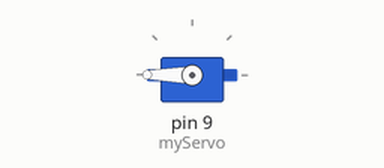
Recording of a sketch running on a simulated Arduino Uno, built with avr-gcc and run on an emulated ATmega328P. Parts: servo.

Above: at 0.05 s.
At 3.05 s:
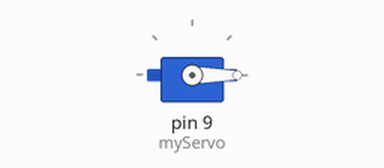
At 6.0 s:
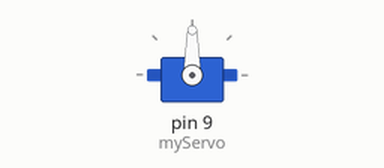
Timing chart, 0 to 7.8 s (numbered marks = the images above):
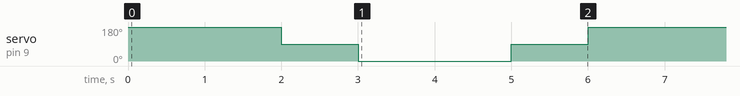

Measured:
- by itself, servo on pin 9 (myServo): repeats every 6.0 s: 0° 2.0 s, 90° 1.0 s, 180° 2.0 s, 90° 1.0 s

The sketch:

Servo_Code.ino
```cpp
#include <Servo.h>

Servo myServo;  // create servo object

void setup() {
  myServo.attach(9);
}

void loop() {
  // Rotate clockwise at full speed
  myServo.write(180);
  delay(2000); // rotate for 2 seconds

  // Stop the servo
  myServo.write(90);
  delay(1000); // stop for 1 second

  // Rotate counterclockwise at full speed
  myServo.write(0);
  delay(2000); // rotate for 2 seconds

  // Stop again
  myServo.write(90);
  delay(1000);
}
// Look into adding an LED to turn on when servo is On/Moving
//less comments
```
